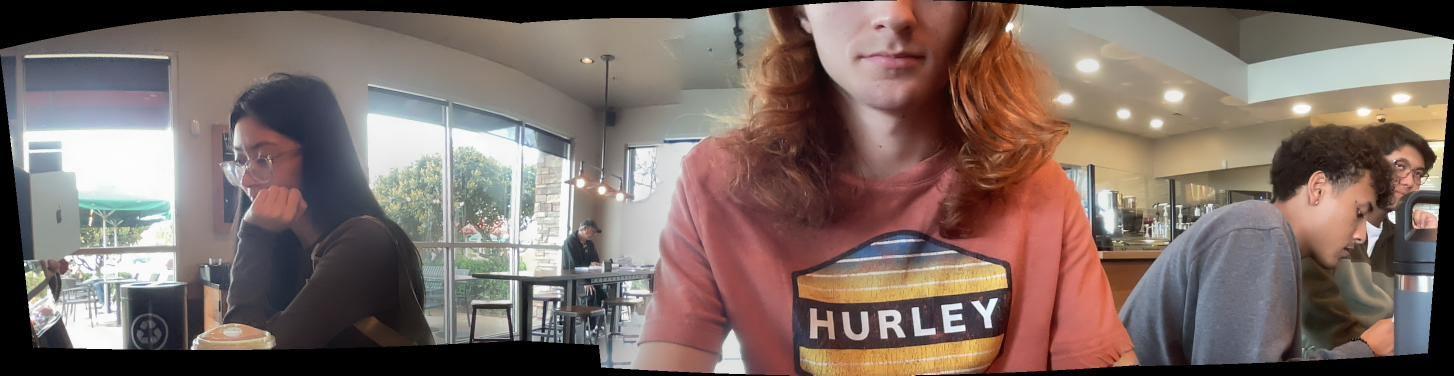
#> input picture stitchedOutput.png, 2907 x 751 px (shown at 1/2 size)
$ python cropPan.py
#> lines starting #> are read from the running program, lines starting #| are printed output that depends on the picture
import cv2
import numpy as np
import imutils
import glob

uncroppedPath = glob.glob("./stitchedOutput.png")
print(uncroppedPath)
uncroppedPan = cv2.imread(uncroppedPath[0]) #only one image
#> uncroppedPan is the input picture: shape (751, 2907, 3); mean B, G, R 102.2, 108.1, 124.6

cv2.imshow("Uncropped Panorama", uncroppedPan)
cv2.waitKey(0)
cv2.destroyAllWindows()

testImage = uncroppedPan
height, width = testImage.shape[:2]
#> height = 751; width = 2907
print(f"Origional height: {height}\nOrigional Width: {width}\n")
#| Origional height: 751
#| Origional Width: 2907
testImage = imutils.resize(testImage, width=width - 2250)
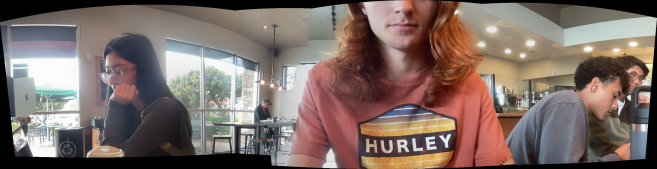
#> testImage: shape (169, 657, 3); mean B, G, R 102.2, 108.1, 124.6
cv2.imshow("tested stretched image", testImage)
cv2.waitKey(0)
cv2.destroyAllWindows()
#Unfinished
